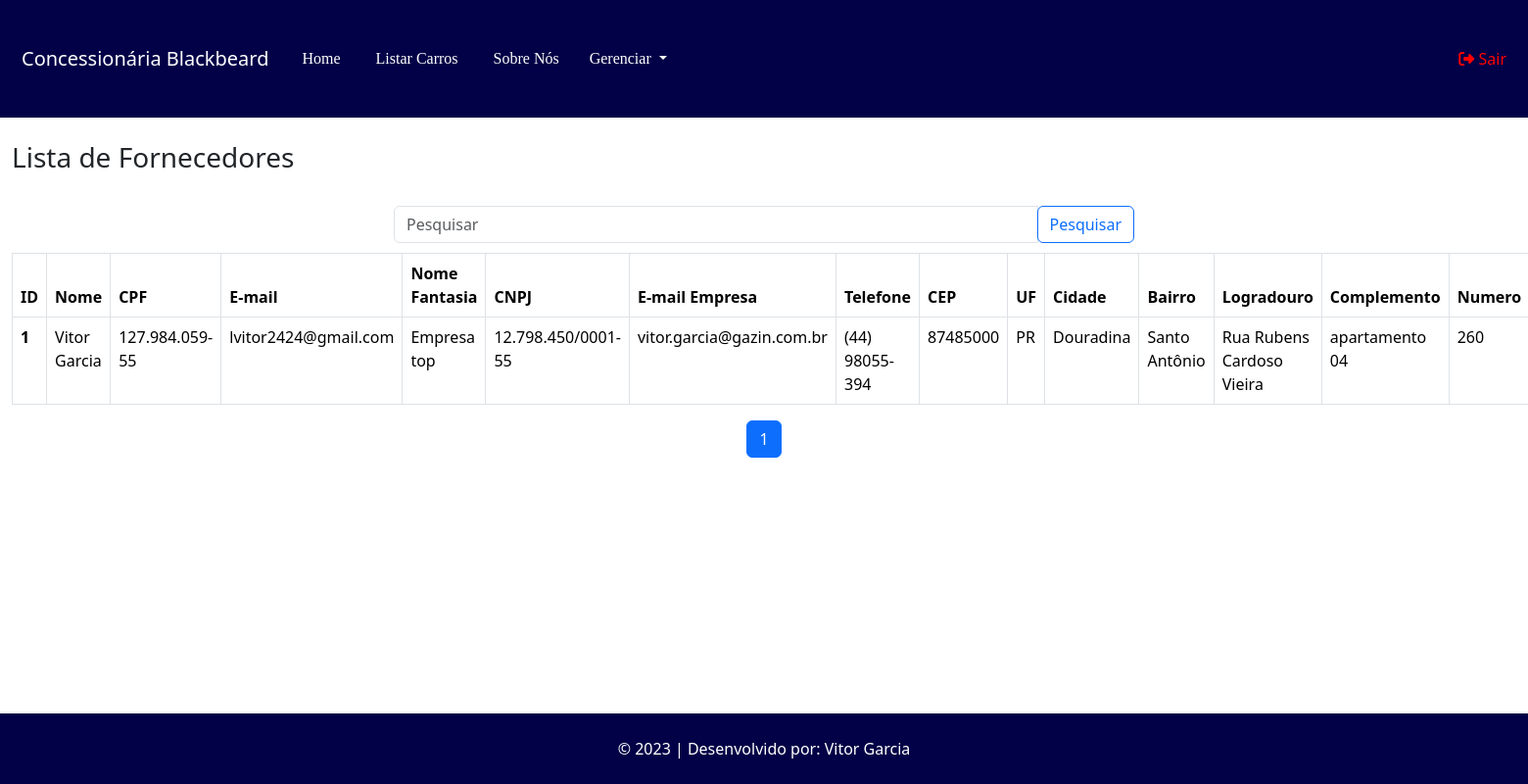
The app's page /fornecedor/pesquisar (signed in) with its own data.
### tables this page shows
CREATE TABLE `fornecedor` (
  `id` int(11) NOT NULL,
  `nome` varchar(100) NOT NULL,
  `telefone` varchar(20) NOT NULL,
  `email` varchar(100) NOT NULL,
  `cpf` char(15) NOT NULL,
  `status` varchar(12) NOT NULL,
  `cep` varchar(10) DEFAULT NULL,
  `uf` varchar(2) DEFAULT NULL,
  `cidade` varchar(255) DEFAULT NULL,
  `bairro` varchar(255) DEFAULT NULL,
  `logradouro` varchar(255) DEFAULT NULL,
  `complemento` varchar(255) DEFAULT NULL,
  `numero` varchar(10) DEFAULT NULL,
  `cnpj` char(20) NOT NULL,
  `email_empresa` varchar(100) NOT NULL,
  `nome_fantasia` varchar(255) NOT NULL
);

### App/Controllers/Controller.php (called while the page is built, shortened)
<?php
abstract class Controller
{
    private $viewVar;
    public function render($view)
    {
        $viewVar = $this->getViewVar();
        require_once PATH . '/App/Views/layouts/cabecalho.php';
        require_once PATH . '/App/Views/layouts/menu.php';
        require_once PATH . '/App/Views/' . $view . '.php';
        require_once PATH . '/App/Views/layouts/rodape.php';
    }
    public function getViewVar()
    {
        return $this->viewVar;
    }
    public function setViewParam($varName, $varValue)
    {
        if ($varName != "" && $varValue != "") {
            $this->viewVar[$varName] = $varValue;
        }
    }
}

### App/Controllers/FornecedorController.php (called while the page is built, shortened)
<?php
class FornecedorController extends Controller
{
    public function pesquisar()
    {
        $fornecedorDAO = new FornecedorDAO();
        self::setViewParam('fornecedor', $fornecedorDAO->listarPorCompras());
        $this->render('fornecedor/pesquisar');
    }
}

### index.php (called while the page is built, shortened)
<?php
try {
    $app = new App();
    $app->run();
}catch (\Exception $e){
    $oError = new Erro($e);
    $oError->render();
}

### App/Models/DAO/BaseDAO.php (called while the page is built, shortened)
<?php
abstract class BaseDAO
{
    private $conexao;
    public function __construct()
    {
        $this->conexao = Conexao::getConnection();
    }
    public function select($sql)
    {
        if (!empty($sql)) {
            return $this->conexao->query($sql);
        }
    }
}

### App/Lib/Conexao.php (called while the page is built, shortened)
<?php
class Conexao
{
    private static $connection;
    public static function getConnection()
    {
        $pdoConfig = DB_DRIVER . ":" . "host=" . DB_HOST . ";";
        $pdoConfig .= "dbname=" . DB_NAME . ";";
        try {
            if (!isset(self::$connection)) {
                self::$connection = new PDO($pdoConfig, DB_USER, DB_PASSWORD);
                self::$connection->setAttribute(PDO::ATTR_ERRMODE, PDO::ERRMODE_EXCEPTION);
            }
            return self::$connection;
        } catch (PDOException $e) {
            throw new Exception("Erro de conexão com o banco de dados", 500);
        }
    }
}

### App/Models/DAO/FornecedorDAO.php (called while the page is built, shortened)
<?php
class FornecedorDAO extends BaseDAO{
    public function listarPorCompras(){
        $resultado = $this->select(
            'SELECT f.*, COUNT(c.id) qtdCompras
                FROM fornecedor f
                LEFT JOIN compra c ON c.id_fornecedor = f.id
                GROUP BY f.id'
        );
        return $resultado->fetchAll(\PDO::FETCH_CLASS, Fornecedor::class);
    }
}
?>

### App/Models/Entidades/Fornecedor.php (called while the page is built, shortened)
<?php
class Fornecedor{
     private $id;
     private $nome;
     private $nome_fantasia;
     private $telefone;
     private $email;
     private $email_empresa;
     private $cpf;
     private $cnpj;
     private $cep;
     private $uf;
     private $cidade;
     private $bairro;
     private $logradouro;
     private $complemento;
     private $numero;
     public function getId(){
        return $this->id;
   }
   function getNome(){
        return $this->nome;
   }
    function getNome_fantasia(){
        return $this->nome_fantasia;
    }
   public function getTelefone(){
        return $this->telefone;
   }
   public function getEmail(){
        return $this->email;
   }
   public function getCpf(){
         return $this->cpf;
   }
    public function getEmail_empresa(){
        return $this->email_empresa;
    }
    public function getCnpj(){
        return $this->cnpj;
    }
   public function getCep(){
     return $this->cep;
   }
   public function getUf(){
       return $this->uf;
   }
   public function getCidade(){
       return $this->cidade;
   }
   public function getBairro(){
       return $this->bairro;
   }
   public function getLogradouro(){
       return $this->logradouro;
   }
   public function getComplemento(){
       return $this->complemento;
   }
   public function getNumero(){
       return $this->numero;
   }
}
?>

### App/Views/fornecedor/pesquisar.php (the view, shortened to what this page needs)
<?php
if (isset($_SESSION['login'])) {
    $clientesPorPagina = 10;
    $paginaAtual = isset($_GET['page']) ? intval($_GET['page']) : 1;
    $pesquisa = isset($_GET['pesquisa']) ? $_GET['pesquisa'] : '';
    if (empty($pesquisa)) {
        $todosFornecedores = $viewVar['fornecedor'];
    }
    $totalFornecedores = count($todosFornecedores);
    $totalPaginas = ceil($totalFornecedores / $clientesPorPagina);
    $indiceInicial = ($paginaAtual - 1) * $clientesPorPagina;
    $fornecedoresFiltrados = array_slice($todosFornecedores, $indiceInicial, $clientesPorPagina);
?>
    <div class="container-fluid" style="margin-bottom: 60px;">
        <br>
        <h3>Lista de Fornecedores</h3>
        <br>
        <div class="row centralizar">
            <div class="col-md-6">
                <form class="form-inline" action="" method="GET">
                    <div class="input-group">
                        <input type="text" class="form-control" name="pesquisa" placeholder="Pesquisar">
                        <div class="input-group-append">
                            <button class="btn btn-outline-primary" type="submit">Pesquisar</button>
                        </div>
                    </div>
                </form>
            </div>
        </div>
        <table class="table table-hover table-bordered">
            <thead>
                <tr>
                    <th scope="col">ID</th>
                    <th scope="col">Nome</th>
                    <th scope="col">CPF</th>
                    <th scope="col">E-mail</th>
                    <th scope="col">Nome Fantasia</th>
                    <th scope="col">CNPJ</th>
                    <th scope="col">E-mail Empresa</th>
                    <th scope="col">Telefone</th>
                    <th scope="col">CEP</th>
                    <th scope="col">UF</th>
                    <th scope="col">Cidade</th>
                    <th scope="col">Bairro</th>
                    <th scope="col">Logradouro</th>
                    <th scope="col">Complemento</th>
                    <th scope="col">Numero</th>
                </tr>
            </thead>
            <tbody>
                <?php if (empty($fornecedoresFiltrados)) { ?>
                    <tr>
                        <td colspan="12">
                            <div class="alert alert-info" role="alert">Nenhum fornecedor encontrado!</div>
                        </td>
                    </tr>
                    <?php } else {
                    foreach ($fornecedoresFiltrados as $fornecedor) {
                    ?>
                        <tr>
                            <th scope="row"><?php echo $fornecedor->getId(); ?></th>
                            <td><?php echo $fornecedor->getNome(); ?></td>
                            <td><?php echo $fornecedor->getCpf(); ?></td>
                            <td><?php echo $fornecedor->getEmail(); ?></td>
                            <td><?php echo $fornecedor->getNome_fantasia(); ?></td>
                            <td><?php echo $fornecedor->getCnpj(); ?></td>
                            <td><?php echo $fornecedor->getEmail_empresa(); ?></td>
                            <td><?php echo $fornecedor->getTelefone(); ?></td>
                            <td><?php echo $fornecedor->getCEP(); ?></td>
                            <td><?php echo $fornecedor->getUF(); ?></td>
                            <td><?php echo $fornecedor->getCidade(); ?></td>
                            <td><?php echo $fornecedor->getBairro(); ?></td>
                            <td><?php echo $fornecedor->getLogradouro(); ?></td>
                            <td><?php echo $fornecedor->getComplemento(); ?></td>
                            <td><?php echo $fornecedor->getNumero(); ?></td>
                        </tr>
                <?php
                    }
                }
                ?>
            </tbody>
        </table>
        <nav aria-label="Page navigation">
            <ul class="pagination centralizar">
                <?php for ($i = 1; $i <= $totalPaginas; $i++) { ?>
                    <li class="page-item <?php echo $i === $paginaAtual ? 'active' : ''; ?>">
                        <a class="page-link" href="?page=<?php echo $i; ?>&pesquisa=<?php echo $pesquisa; ?>"><?php echo $i; ?></a>
                    </li>
                <?php } ?>
            </ul>
        </nav>
    </div>
<?php
}
?>

### App/Views/fornecedor/pesquisar.php (style rules this page uses)
.centralizar { justify-content: center; margin-bottom: 10px; }

### records on screen
fornecedor: id "1", nome "Vitor Garcia", cpf "127.984.059-55", email "lvitor2424@gmail.com", nome_fantasia "Empresa top", cnpj "12.798.450/0001-55", email_empresa "vitor.garcia@gazin.com.br", telefone "(44) 98055-394", cep "87485000", uf "PR", cidade "Douradina", bairro "Santo Antônio", logradouro "Rua Rubens Cardoso Vieira", complemento "apartamento 04", numero "260"
